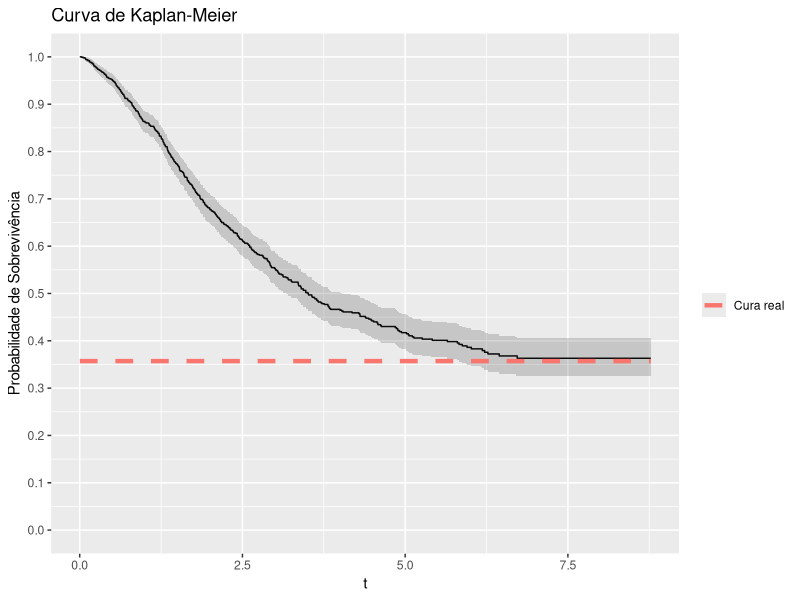

Recreate this plot in R.
library(purrr)
library(rlang)
library(tibble)
library(survival)
library(ggplot2)

# Função usada para construir o Kaplan-Meier mais fácil no ggplot2
plot_kaplan <- function(dados, cura_real = NULL) {
  dados_surv <- Surv(time = dados$t, event = dados$delta)
  km_fit <- survfit(dados_surv ~ 1)

  km_data <- data.frame(
    time = km_fit$time,
    surv = km_fit$surv,
    upper = km_fit$upper,
    lower = km_fit$lower
  )

  ggplot(km_data, aes(x = time, y = surv)) +
    geom_step() +
    geom_ribbon(aes(ymin = lower, ymax = upper), alpha = 0.2) +
    labs(x = "Tempo", y = "Probabilidade de Sobrevivência", title = "Curva de Kaplan-Meier") +
    stat_summary(geom = "line", fun = \(i) cura_real, aes(color = "Cura real"), linewidth = 1.5, linetype = 2) +
    scale_y_continuous(limits = c(0, 1), n.breaks = 10) +
    labs(x = "t") +
    guides(color = guide_legend(title = ""))
}

# quantile_model_exp <- function(u, rho, a, lambda) {
#   -log((a - a * u - rho * u) / a) / lambda
# }

# Waring Fragility Model - Random Activation
# G is the baseline distribution
# rho > 2. Se rho < 2, a variância da distribuição é infinita.
# a > 0
surv_wfm_random <- function(G) {
  function(t, rho, a, ...) {
    cure <- rho / (a + rho)
    cure + (1 - cure) * (1 - G(t, ...))
  }
}
desity_wfm_random <- function(g) {
  function(t, rho, a, ...) {
    cure <- rho / (a + rho)
    (1 - cure) * g(t, ...)
  }
}

# Criando automaticamente a função de sobrevivência do modelo com
# ativação aleatória, com G ~ Weibull
# Aqui você cria qualquer sobrevivencia, distribuição acumulada e densidade
# do seu modelo.
surv_wfm_random_weibull <- surv_wfm_random(G = pweibull) # Basta passar a G

cdf_wfm_random_weibull <- function(t, rho, a, shape, scale) {
  1 - surv_wfm_random_weibull(t, rho, a, shape = shape, scale = scale)
}

pdf_wfm_random_weibull <- desity_wfm_random(g = dweibull) # Basta passar a g

# Funcao que usaremos para gerar os dados
random_cure <-
  function(n = 1L,
           quantile_function = NULL,
           surv,
           censoring_cdf = NULL, # Se não for passada, é a distribuição uniforme (censura não-informativa)
           args_censoring_cdf = NULL, # Lista de valores dos argumentos da distribução da censura.
           args_model) {
    
    find_cure_limit <- function(surv, args_model, tol = 1e-6, t_init = 10, t_max = 1e5) {
      s <- purrr::partial(surv, !!!args_model)
      pi_hat <- s(t_max)  # aproximação da fração de cura no infinito
      
      f <- function(t) abs(s(t) - pi_hat) < tol
      
      # Busca binária ou exponencial para achar ponto de convergência
      t <- t_init
      while (t < t_max && !f(t)) {
        t <- t * 2
      }
      
      return(t)
    }

    upper <- find_cure_limit(surv = surv, args_model)
    
    find_root <- function(u, func) {
      uniroot(
        \(t) func(t) - u,
        lower = 0,
        upper = upper, 
        tol = .Machine$double.eps^0.5
      )$root
    }

    # Obtendo a fração de cura da função de sobrevivência
    surv <- purrr::partial(.f = surv, !!!args_model)
    cure_fraction <- surv(.Machine$double.xmax)

    find_root <- Vectorize(FUN = find_root, vectorize.args = c("u"))
    
    if (is.function(quantile_function)) {
      quantile_function <- purrr::partial(.f = quantile_function, !!!args_model)
    } else if (is.function(surv)) {
      quantile_function <- purrr::partial(.f = find_root, func = surv)
    } else {
      stop("Invalid input: You must provide either a valid quantile function (quantile_function) or a cumulative distribution function (cdf).")
    }

    # Dividindo a população em idivíduos suscetíveis e curados
    c <- rbinom(n = n, size = 1L, prob = 1 - cure_fraction) # Divisão da população
    u <- cure_fraction + (1 - cure_fraction) * runif(n = n, min = 0, max = 1) # Utilizado para gerar os tempos reais

    # Calculando o tempo de sobrevivência real
    t <- quantile_function(u) # Tempo real

    # Atribuindo tempo máximo (maior real da arquitetura) para os indivíduos
    # curados.
    real_t <- ifelse(c, yes = t, no = .Machine$double.xmax)

    t_max <- max(t * c)
    if (is.function(censoring_cdf)) {
      quantile_censoring <- purrr::partial(.f = find_root, censoring_cdf, !!!args_censoring_cdf)
      time_c <- quantile_censoring(u)      
    } else {
      time_c <- runif(n = n, min = 0, max = t_max)
    }
    t_observed <- pmin(real_t, time_c)
    delta <- ifelse(t_observed < real_t, yes = 0L, no = 1L) # 1 para falha e 0 para censura

    return(tibble::tibble(t = t_observed, delta = delta))
  }

# Dados verdadeiros
rho <- 2.5 # rho > 2
a <- 4.5
shape <- 1.5
scale <- 2.5
cura <- rho / (a + rho) # rho > 2

dados <- 
  random_cure(n = 1000L,
    surv = surv_wfm_random_weibull,
    args_model = c(rho = rho, a = a, shape = shape, scale = scale)
  )

plot_kaplan(dados, cura_real = cura)
